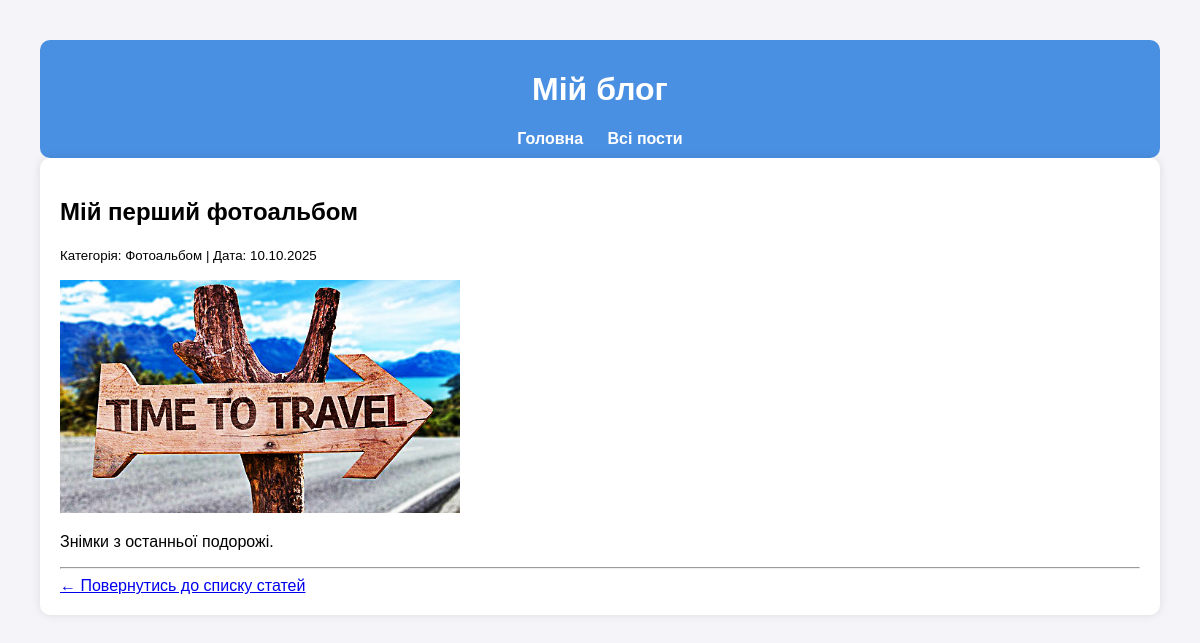
The page /articles/default-slug/ on the database its author committed.
### blog/models.py (models this page shows, shortened)
class Post(models.Model):
    title = models.CharField(max_length=200)
    content = models.TextField()
    category = models.ForeignKey(Category, on_delete=models.CASCADE)
    image = models.ImageField(upload_to='images/', blank=True, null=True)
    created_at = models.DateTimeField(auto_now_add=True)
    slug = models.SlugField(max_length=200, unique=True)

class Category(models.Model):
    name = models.CharField(max_length=100, unique=True)
    description = models.TextField(blank=True, null=True)

### blog/views.py (the view)
# urls.py: path('articles/<slug:post_slug>/', views.article_detail, name='article_detail'),
def article_detail(request, post_slug):
    post = get_object_or_404(Post, slug=post_slug)
    return render(request, 'article_detail.html', {'post': post})

### blog/templates/article_detail.html (shortened to what this page needs)
{% extends 'base.html' %}
{% block content %}
<article>
    <h2>{{ post.title }}</h2>
    <p><small>Категорія: {{ post.category.name }} | Дата: {{ post.created_at|date:"d.m.Y" }}</small></p>
    {% if post.image %}
        <img src="{{ post.image.url }}" alt="{{ post.title }}" width="400">
    {% endif %}
    <div>
        <p>{{ post.content|linebreaks }}</p>
    </div>
    <hr>
    <a href="/articles/">← Повернутись до списку статей</a>
</article>
{% endblock %}

### blog/templates/base.html (style rules this page uses)
body { font-family: Arial, sans-serif; background-color: #f4f4f9; margin: 40px; }

### rows shown on the page
Post: title "Мій перший фотоальбом", category.name "Фотоальбом", created_at "10.10.2025", image (picture), content "Знімки з останньої подорожі."
